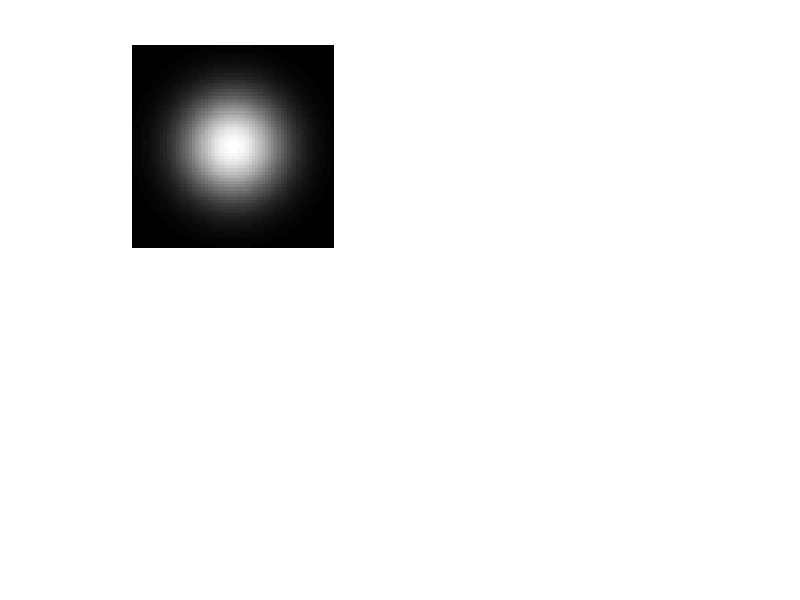

The MATLAB source for this figure: (Note: this script raises an error after producing the figure.)
% Same Gaussian bump rendered with four colormaps for visual comparison.
[xx, yy] = meshgrid(linspace(-2, 2, 64), linspace(-2, 2, 64));
img = exp(-(xx.^2 + yy.^2));

figure;
subplot(2, 2, 1); imshow(img); colormap('parula');  title('parula');
subplot(2, 2, 2); imshow(img); colormap('viridis'); title('viridis');
subplot(2, 2, 3); imshow(img); colormap('jet');     title('jet');
subplot(2, 2, 4); imshow(img); colormap('hot');     title('hot');
saveas(gcf, '/tmp/plot_colormaps.png');
